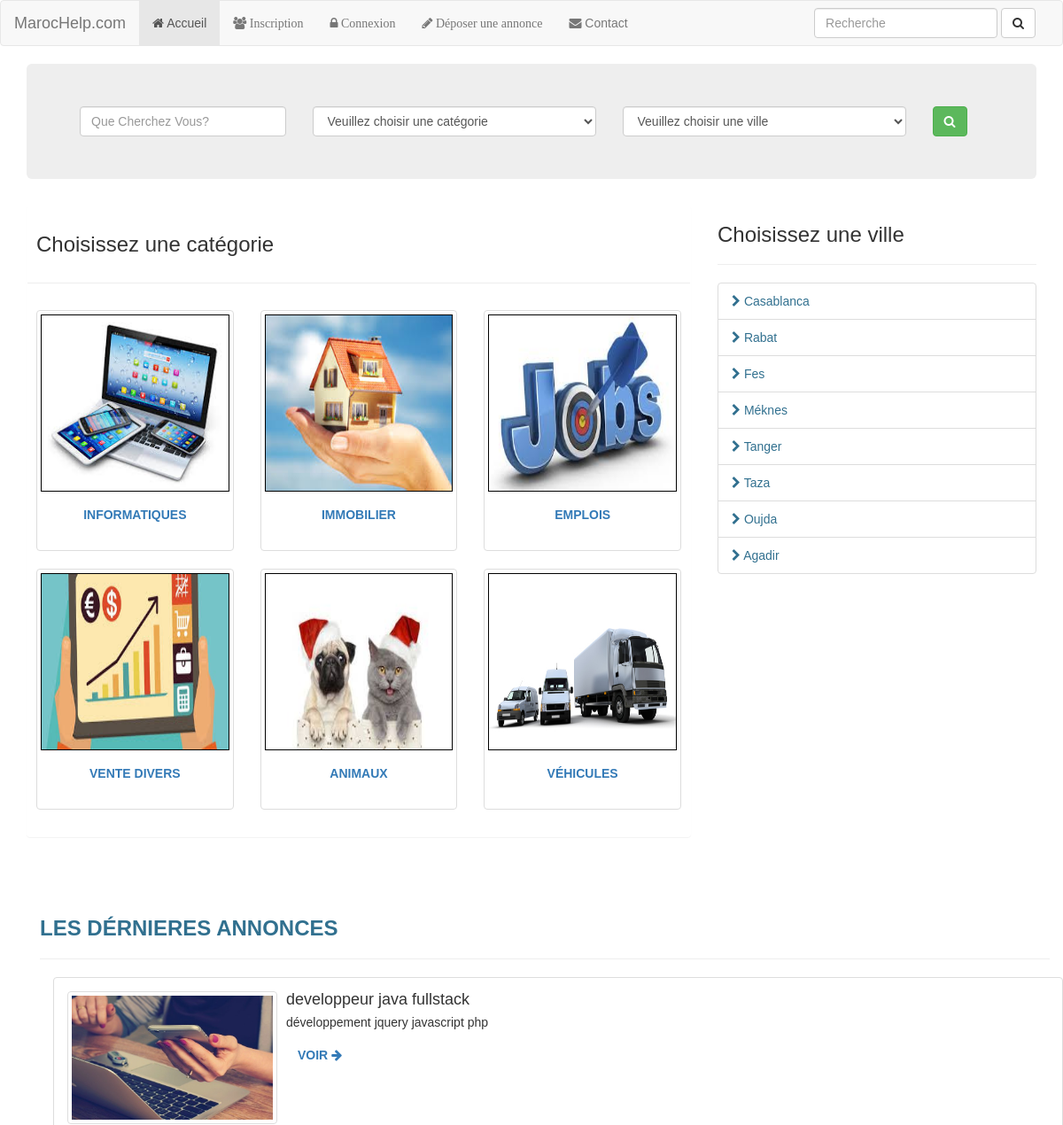
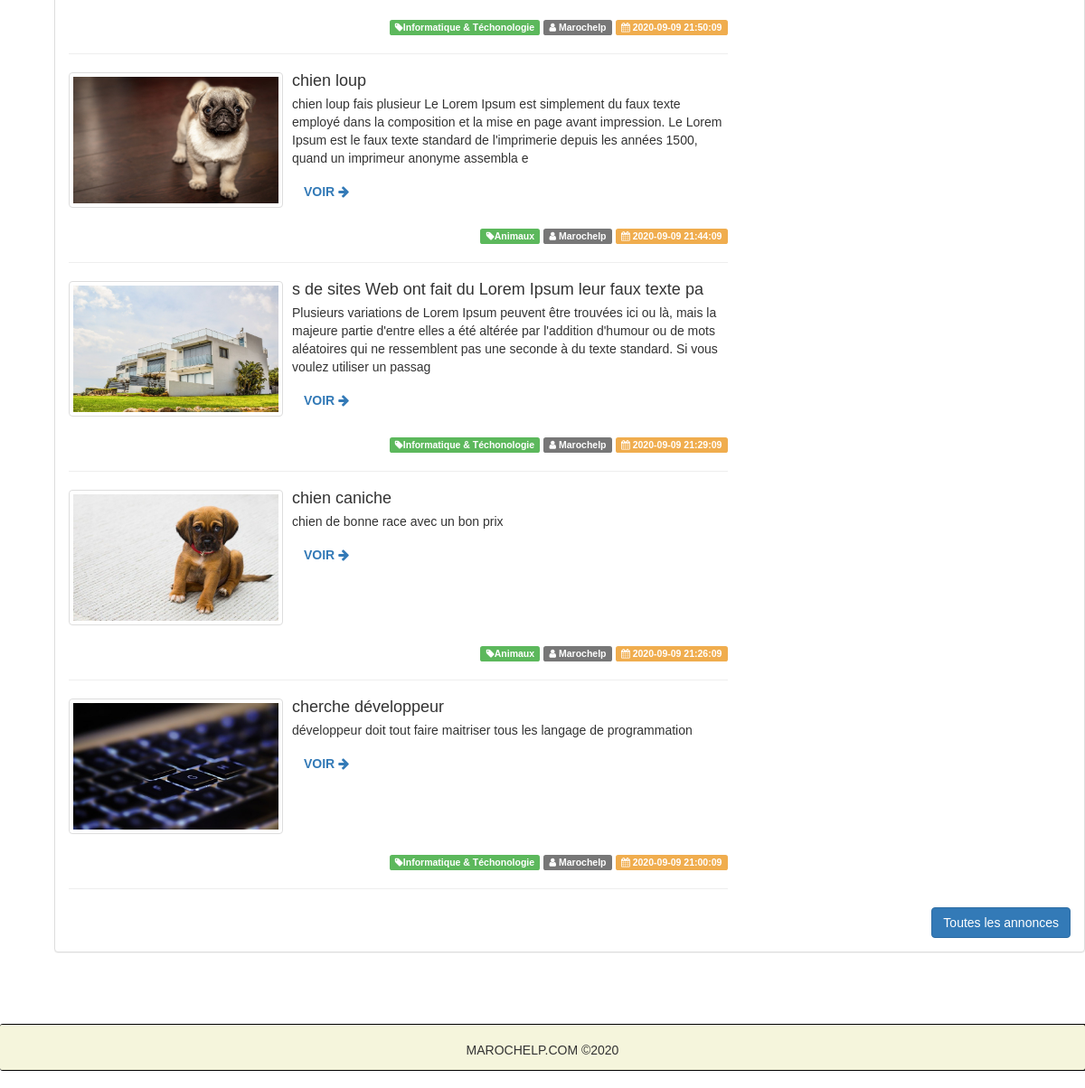
The page / on the database its author committed (2 pictures, top to bottom).
### tables this page shows
CREATE TABLE IF NOT EXISTS `ads` (
  `id` int(11) NOT NULL AUTO_INCREMENT,
  `user_id` int(11) NOT NULL,
  `category` varchar(255) NOT NULL,
  `title` varchar(255) NOT NULL,
  `body` varchar(255) NOT NULL,
  `city` varchar(255) NOT NULL,
  `image` varchar(255) NOT NULL,
  `created` varchar(255) NOT NULL,
  PRIMARY KEY (`id`)
);

### application/controllers/Home.php (called while the page is built, shortened)
<?php
class Home extends CI_Controller {
	public function index()
	{
		$data['annonces'] = $this->Ads_model->get_annonces(15,0);
		$this->load->view('home',$data);
	}
}

### index.php (called while the page is built, shortened)
<?php
require_once BASEPATH.'core/CodeIgniter.php';

### application/models/Ads_model.php (called while the page is built, shortened)
<?php
class Ads_model extends CI_Model
{
    function get_annonces($limit,$start){
        $this->db->select('*');
        $this->db->from('ads');
        $this->db->order_by('created','desc');
        $this->db->limit($limit,$start);
        $annonces = $this->db->get();
        return $annonces->result();
    }
}
?>

### application/views/home.php (the view, shortened to what this page needs)
<?php
$this->load->view('layouts/header');
?>
<div class="container">
    <div class="jumbotron">
        <div class="row">
            <form action="<?php echo base_url();?>ads/find" method="post">
                <div class="col-md-3">
                    <input type="text" name="search" placeholder="Que Cherchez Vous?" class="form-control">
                </div>
                <div class="col-md-4">
                    <select  name="cat" class="form-control">
                        <option selected disabled>Veuillez choisir une catégorie</option>
                    </select>
                </div>
                <div class="col-md-4">
                    <select  name="city" class="form-control">
                        <option selected disabled>Veuillez choisir une ville</option>
                    </select>
                </div>
                <div class="col-md-1">
                    <button type="submit" name="submit" class="btn btn-success"><i class="fa fa-search"></i></button>
                </div>
            </form>
        </div>
    </div>
    <div class="row">
        <div class="col-md-8">
            <div class="panel">
                <h3 class="text-default" style="padding:10px;">Choisissez une catégorie</h3>
                <hr>
                <div class="row" style="padding:10px;">
                    <div class="col-sm-4 col-md-4">
                        <div class="thumbnail">
                            <img src="<?php echo base_url();?>assets/uploads/informatiques.jpg" alt="...">
                            <div class="caption" align="center">
                                <p><a href="<?php echo base_url();?>ads/category/Informatique" class="btn btn-link" role="button">Informatiques</a></p>
                            </div>
                        </div>
                    </div>
                    <div class="col-sm-4 col-md-4">
                        <div class="thumbnail">
                            <img src="<?php echo base_url();?>assets/uploads/immobilier.jpg" alt="...">
                            <div class="caption" align="center">
                                <p><a href="<?php echo base_url();?>ads/category/Immobilier" class="btn btn-link" role="button">Immobilier</a></p>
                            </div>
                        </div>
                    </div>
                    <div class="col-sm-4 col-md-4">
                        <div class="thumbnail">
                            <img src="<?php echo base_url();?>assets/uploads/emplois.jpg" alt="...">
                            <div class="caption" align="center">
                                <p><a href="<?php echo base_url();?>ads/category/Emplois" class="btn btn-link" role="button">Emplois</a></p>
                            </div>
                        </div>
                    </div>
                    <div class="col-sm-4 col-md-4">
                        <div class="thumbnail">
                            <img src="<?php echo base_url();?>assets/uploads/ventes.jpg" alt="...">
                            <div class="caption" align="center">
                                <p><a href="<?php echo base_url();?>ads/category/Vente Divers" class="btn btn-link" role="button">Vente Divers</a></p>
                            </div>
                        </div>
                    </div>
                    <div class="col-sm-4 col-md-4">
                        <div class="thumbnail">
                            <img src="<?php echo base_url();?>assets/uploads/animaux.jpg" alt="...">
                            <div class="caption" align="center">
                                <p><a href="<?php echo base_url();?>ads/category/Animaux" class="btn btn-link" role="button">Animaux</a></p>
                            </div>
                        </div>
                    </div>
                    <div class="col-sm-4 col-md-4">
                        <div class="thumbnail">
                            <img src="<?php echo base_url();?>assets/uploads/vehicules.jpg" alt="...">
                            <div class="caption" align="center">
                                <p><a href="<?php echo base_url();?>ads/category/Véhicules" class="btn btn-link" role="button">Véhicules</a></p>
                            </div>
                        </div>
                    </div>
                </div>
            </div>
        </div>
        <div class="col-md-4">
            <h3 class="text-default">Choisissez une ville</h3>
            <hr>
            <ul class="list-group">
                <li class="list-group-item">
                    <a href="<?php echo base_url();?>ads/city/Casablanca" class="text-info"><i class="fa fa-chevron-right"></i> Casablanca</a>
                </li>
                <li class="list-group-item">
                    <a href="<?php echo base_url();?>ads/city/Rabat" class="text-info"><i class="fa fa-chevron-right"></i> Rabat</a></li>
                <li class="list-group-item">
                    <a href="<?php echo base_url();?>ads/city/Fes" class="text-info"><i class="fa fa-chevron-right"></i> Fes</a>
                </li>
                <li class="list-group-item">
                    <a href="<?php echo base_url();?>ads/city/Méknes" class="text-info"><i class="fa fa-chevron-right"></i> Méknes</a>
                </li>
                <li class="list-group-item">
                    <a href="<?php echo base_url();?>ads/city/Tanger" class="text-info"><i class="fa fa-chevron-right"></i> Tanger</a>
                </li>
                <li class="list-group-item">
                    <a href="<?php echo base_url();?>ads/city/Taza" class="text-info"><i class="fa fa-chevron-right"></i> Taza</a>
                </li>
                <li class="list-group-item">
                    <a href="<?php echo base_url();?>ads/city/Oujda" class="text-info"><i class="fa fa-chevron-right"></i> Oujda</a>
                </li>
                <li class="list-group-item">
                    <a href="<?php echo base_url();?>ads/city/Agadir" class="text-info"><i class="fa fa-chevron-right"></i> Agadir</a>
                </li>
            </ul>
        </div>
    </div>
    <div class="container" style="margin-top:50px">
    <h3 class="text-info" style="text-transform:uppercase;font-weight:700">Les dérnieres annonces</h3>
    <hr>
    <div class="container">
        <div class="row">
            <div class="col-sm-12">
                <div class="panel panel-default">
                    <div class="panel-body">
                        <div class="row">
                            <?php foreach($annonces as $annonce):?>
                            <div class="col-sm-8">
                                <div class="media">
                                    <div class="media-left">
                                        <a href="<?php echo base_url();?>ads/view/<?php echo $annonce->id;?>">
                                            <img class="media-object thumbnail" width="237" src="<?php  echo base_url();?>/assets/uploads/<?php echo $annonce->image;?>" height="150" alt="...">
                                        </a>
                                    </div>
                                    <div class="media-body">
                                        <h4 class="media-heading"><?php echo $annonce->title;?></h4>
                                        <p><?php echo $annonce->body;?></p>
                                        <p><a href="<?php echo base_url();?>ads/view/<?php echo $annonce->id;?>" class="btn btn-link">Voir <i class="fa fa-arrow-right"></i></a></p>
                                    </div>
                                    <div class="media-footer" align="right">
                                        <span class="label label-success"><i class="fa fa-tag"></i><?php echo $annonce->category;?></span>
                                        <span class="label label-default"><i class="fa fa-user"></i> Marochelp</span>
                                        <span class="label label-warning"><i class="fa fa-calendar"></i> <?php echo $annonce->created;?></span>
                                    </div>
                                </div>
                                <hr>
                            </div>
                            <?php endforeach;?>
                        </div>
                        <a href="<?php echo base_url();?>ads" class="btn btn-primary pull-right">Toutes les annonces</a>
                    </div>
                </div>
            </div>
        </div>
    </div>
<?php $this->load->view('layouts/footer');?>

### application/views/layouts/header.php (shortened to what this page needs)
<!DOCTYPE html>
<html lang="en">
<head>
    <link rel="stylesheet" href="<?php echo base_url();?>assets/css/bootstrap.min.css">
    <link rel="stylesheet" href="<?php echo base_url();?>assets/css/custom.css">
    <link rel="stylesheet" href="https://maxcdn.bootstrapcdn.com/font-awesome/4.7.0/css/font-awesome.min.css">
</head>
<body>
<nav class="navbar navbar-default">
    <div class="container-fluid">
    <div class="navbar-header">
        <a class="navbar-brand" href="<?php echo base_url();?>">MarocHelp.com</a>
    </div>
    <div class="collapse navbar-collapse" id="bs-example-navbar-collapse-1">
        <ul class="nav navbar-nav">
            <li class="active"><a href="<?php echo base_url();?>"><i class="fa fa-home"></i> Accueil <span class="sr-only"></span></a></li>
            <?php if($this->session->userdata('logged')):?>
            <ul class="nav navbar-nav">
                <li class="dropdown">
                    <a href="#" class="dropdown-toggle" data-toggle="dropdown">
                        <span class="fa fa-user"></span>
                        Compte
                        <span class="fa fa-chevron-down"></span>
                    </a>
                    <ul class="dropdown-menu">
                        <li>
                            <div class="navbar-login">
                                <div class="row">
                                    <div class="col-sm-4 col-sm-offset-1 col-xs-8">
                                        <p class="text-center">
                                            <img src="<?php echo base_url()."assets/uploads/".$this->session->userdata("photo");?>" class="profileImg" height="100" width="100">
                                        </p>
                                    </div>
                                </div>
                                <div class="row">
                                    <div class="col-sm-8 col-sm-offset-1  col-xs-4">
                                        <p class="text-center">
                                            <?php echo $this->session->userdata("nom")." ".$this->session->userdata("prenom");?>
                                        </p>
                                        <p class="text-center small"><?php echo $this->session->userdata("email");?></p>
                                    </div>
                                </div>
                            </div>
                        </li>
                        <li class="divider"></li>
                            <li>
                                <div class="navbar-login navbar-login-session">
                                    <div class="row">
                                        <div class="col-lg-24 col-sm-24  col-xs-12">
                                            <p>
                                                <a href="<?php echo base_url()?>user/logout" class="btn btn-danger btn-block">Déconnexion</a>
                                            </p>
                                        </div>
                                    </div>
                                </div>
                            </li>
                        </ul>
                    </li>
                </ul>
            <?php else:?>
                <li><a itemprop="url" href="<?php echo base_url();?>user/register"  title="Inscription"><i class="fa fa-users">&nbsp;Inscription</i></a></li>
                <li><a itemprop="url" href="<?php echo base_url();?>user/login"  title="Connexion"><i class="fa fa-lock">&nbsp;Connexion</i></a></li>
            <?php endif;?>
            <li><a href="<?php echo base_url();?>ads/add"><i class="fa fa-pencil"> Déposer une annonce</i></a></li>
            <li><a href="#"><i class="fa fa-envelope"></i> Contact</a></li>
        </ul>
        <form class="navbar-form navbar-right" method="post" action="<?php echo base_url();?>ads/find">
            <div class="form-group">
                <input type="text" name="search" class="form-control" placeholder="Recherche">
            </div>
            <button type="submit" class="btn btn-default"><i class="fa fa-search"></i></button>
        </form>
     </div>
    </div>
</nav>

### application/views/layouts/footer.php (shortened to what this page needs)
                   </div>
               </div>
  <footer>
      <p class="text-center">Marochelp.com ©2020</p>
  </footer>
  </body>
</html>

### assets/css/custom.css (style rules this page uses)
body { font-family: Verdana, Geneva, Tahoma, sans-serif; }
footer { position: relative; background-color: beige; border-radius: 2px; box-shadow: 1px 0px 0px 1px #000000; height: 50px !important; }
footer p { text-transform: uppercase; font-size: 14px; margin-top: -2px; }
img { border:1px solid #000000; }
.thumbnail img { height: 200px; }
p a.btn-link { text-align: center; text-transform: uppercase; font-weight: 700; font-family: Verdana, Geneva, Tahoma, sans-serif; transition: color .3s ease; }

### rows shown on the page
ads: image (picture), title "developpeur java fullstack", body "développement jquery javascript php", category "Informatique & Téchonologie", created "2020-09-09 21:50:09"
ads: image (picture), title "chien loup", body "chien loup fais plusieur Le Lorem Ipsum est simplement du faux texte employé dans la composition et la mise en page avant impression. Le Lorem Ipsum est le faux texte standard de l'imprimerie depuis les années 1500, quand un imprimeur anonyme assembla e", category "Animaux", created "2020-09-09 21:44:09"
ads: image (picture), title "s de sites Web ont fait du Lorem Ipsum leur faux texte pa", body "Plusieurs variations de Lorem Ipsum peuvent être trouvées ici ou là, mais la majeure partie d'entre elles a été altérée par l'addition d'humour ou de mots aléatoires qui ne ressemblent pas une seconde à du texte standard. Si vous voulez utiliser un passag", category "Informatique & Téchonologie", created "2020-09-09 21:29:09"
ads: image (picture), title "chien caniche", body "chien de bonne race avec un bon prix", category "Animaux", created "2020-09-09 21:26:09"
ads: image (picture), title "cherche développeur", body "développeur doit tout faire maitriser tous les langage de programmation", category "Informatique & Téchonologie", created "2020-09-09 21:00:09"
